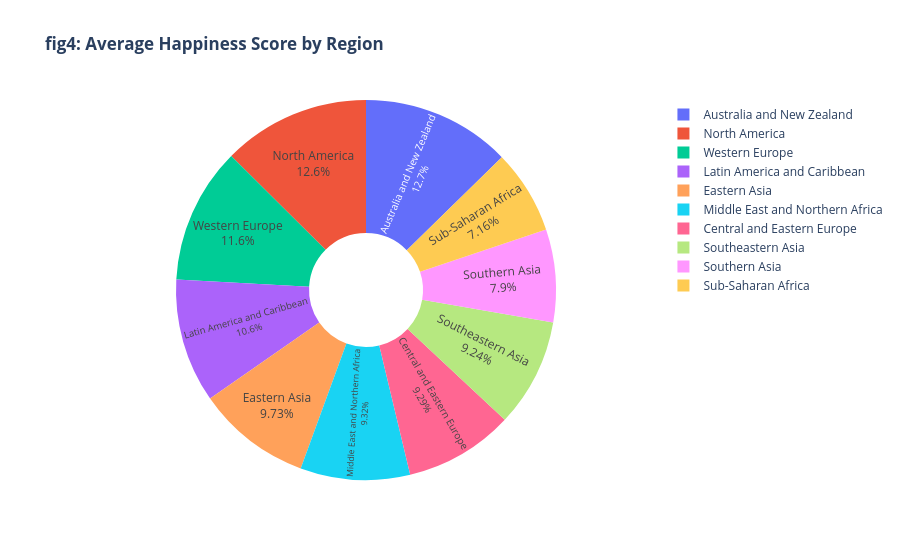

Notebook source saved alongside this figure:
### Code cell
import pandas as pd
import plotly.express as px

# 1. Load the data
df = pd.read_csv('final_2016_imputed.csv')

# 2. Aggregate data: Calculate the average Happiness Score per Region
region_happiness = df.groupby('Region')['Happiness Score'].mean().reset_index()

# 3. Create the Pie Chart (fig4)
fig4 = px.pie(
    region_happiness, 
    values='Happiness Score', 
    names='Region', 
    title='<b>fig4: Average Happiness Score by Region</b>',
    template='plotly_white',
    hole=0.3 # Optional: makes it a donut chart for a more modern look
)

# 4. Enhance the labels
fig4.update_traces(textposition='inside', textinfo='percent+label')

# 5. Show the chart
fig4.show()

### Figure 1 — Plotly figure (JSON) as saved in the notebook; plotly's stock layout.template omitted (floating-point values rounded to 4 significant figures)
{"data": [{"domain": {"x": [0, 1], "y": [0, 1]}, "hole": 0.3, "hovertemplate": "Region=%{label}<br>Happiness Score=%{value}<extra></extra>", "labels": ["Australia and New Zealand", "Central and Eastern Europe", "Eastern Asia", "Latin America and Caribbean", "Middle East and Northern Africa", "North America", "Southeastern Asia", "Southern Asia", "Sub-Saharan Africa", "Western Europe"], "legendgroup": "", "name": "", "showlegend": true, "textinfo": "percent+label", "textposition": "inside", "type": "pie", "values": [7.323, 5.371, 5.624, 6.102, 5.386, 7.254, 5.339, 4.563, 4.136, 6.686]}], "layout": {"autosize": true, "legend": {"tracegroupgap": 0}, "title": {"text": "<b>fig4: Average Happiness Score by Region</b>"}}}
